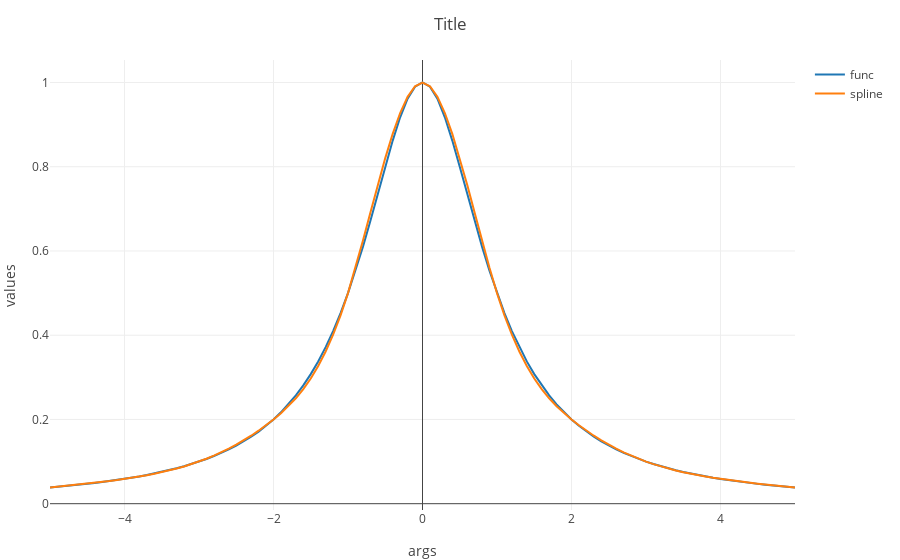

The cell this chart's notebook holds for it:
### Code cell
using Plotly
function draw(f,args,spline_array)
    a = args[1]
    b = args[length(args)]
    
    _args = a:0.1:b
    func_values = []
    spline_values = []
    
    for i in _args
        push!(func_values,f(i))
        push!(spline_values,spline_value(spline_array,args,i))
    end 
    
    func = scatter(;x=_args, y=func_values, mode="lines", name = "func")
    spline = scatter(;x=_args, y=spline_values, mode="lines", name = "spline")
    
    layout = Layout(;title="Title",xaxis=attr(title="args"),yaxis=attr(title="values"))
    
    plot([func, spline ],layout)
end

f(x) = x^3 - 8*x^2 + x + 5
g(x) = sin(x)
h(x) = exp(x)
r(x) = 1/(x^2+1)
argsr = -5:1:5

args = [-2,-1,0,1,2]

tmp1 = Ms(f,args)
tmp2 = Ms(g,args)

tmpr = Ms(r,argsr)

y = spline(tmp1,f,args)
z = spline(tmp2,g,args)

runge = spline(tmpr,r,argsr)

# draw(f,args,y)
# draw(g,args,z)
draw(r,argsr,runge)
